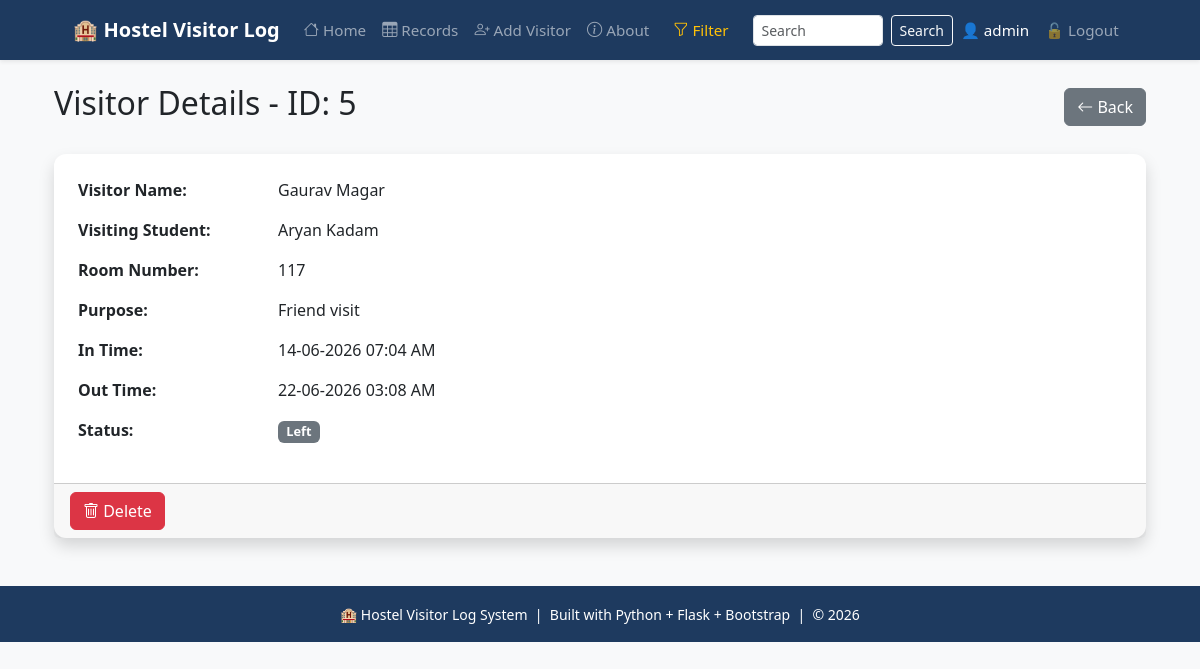
/details/5 (signed in), run on the app's committed database.
### tables this page shows
CREATE TABLE visitors (
            id INTEGER PRIMARY KEY AUTOINCREMENT,
            visitor_name TEXT NOT NULL,
            student_name TEXT NOT NULL,
            room_number TEXT NOT NULL,
            purpose TEXT NOT NULL,
            in_time TEXT NOT NULL,
            out_time TEXT NOT NULL DEFAULT 'Still Inside',
            status TEXT DEFAULT 'Inside'
        );

### app.py (the view)
@app.route('/details/<int:id>')
@login_required
def details(id):
    conn = get_db()
    visitor = conn.execute('SELECT * FROM visitors WHERE id = ?', (id,)).fetchone()
    conn.close()
    if visitor is None:
        flash('Visitor not found', 'danger')
        return redirect(url_for('records'))
    return render_template('details.html', visitor=visitor)

### app.py (called while the page is built)
def get_db():
    conn = sqlite3.connect('database.db')
    conn.row_factory = sqlite3.Row
    return conn

def login_required(f):
    @wraps(f)
    def decorated_function(*args, **kwargs):
        if 'username' not in session:
            flash('Please login first', 'warning')
            return redirect(url_for('login'))
        return f(*args, **kwargs)
    return decorated_function

@app.context_processor
def inject_user():
    return dict(current_user=session.get('username'))

### templates/details.html (shortened to what this page needs)
{% extends 'base.html' %}
{% block content %}
<div class="container mt-4">
    <div class="d-flex justify-content-between align-items-center mb-4">
        <h2>Visitor Details - ID: {{ visitor['id'] }}</h2>
        <a href="{{ url_for('records') }}" class="btn btn-secondary">
            <i class="bi bi-arrow-left"></i> Back
        </a>
    </div>
    <div class="card shadow">
        <div class="card-body">
            <table class="table table-borderless">
                <tr>
                    <th width="200">Visitor Name:</th>
                    <td>{{ visitor['visitor_name'] }}</td>
                </tr>
                <tr>
                    <th>Visiting Student:</th>
                    <td>{{ visitor['student_name'] }}</td>
                </tr>
                <tr>
                    <th>Room Number:</th>
                    <td>{{ visitor['room_number'] }}</td>
                </tr>
                <tr>
                    <th>Purpose:</th>
                    <td>{{ visitor['purpose'] }}</td>
                </tr>
                <tr>
                    <th>In Time:</th>
                    <td>{{ visitor['in_time'] }}</td>
                </tr>
                <tr>
                    <th>Out Time:</th>
                    <td>{{ visitor['out_time'] }}</td>
                </tr>
                <tr>
                    <th>Status:</th>
                    <td>
                        <span class="badge {% if visitor['status'] == 'Inside' %}bg-success{% else %}bg-secondary{% endif %}">
                            {{ visitor['status'] }}
                        </span>
                    </td>
                </tr>
            </table>
        </div>
        <div class="card-footer">
            <form action="{{ url_for('delete_visitor', id=visitor['id']) }}" method="POST" style="display:inline;">
                <button type="submit" class="btn btn-danger"
                        onclick="return confirm('Delete this record?')">
                    <i class="bi bi-trash"></i> Delete
                </button>
            </form>
        </div>
    </div>
</div>
{% endblock %}

### templates/base.html (style rules this page uses)
:root { --brand: #1e3a5f; }
body { background-color: #f8f9fa; }
.card { border: none; border-radius: 12px; box-shadow: 0 2px 8px rgba(0,0,0,0.08); transition: transform 0.2s, box-shadow 0.2s; }
.badge { font-size: 0.8rem; }

### data on the page
visitors: id "5", visitor_name "Gaurav Magar", student_name "Aryan Kadam", room_number "117", purpose "Friend visit", in_time "14-06-2026 07:04 AM", out_time "22-06-2026 03:08 AM", status "Left"

### other printed values
{{ session.username }} "admin"
